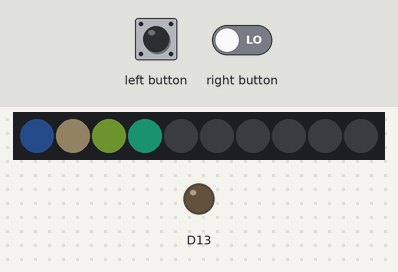
Simulated run of this sketch. Board: Adafruit Circuit Playground Express. Shown: 10 RGB LEDs in strip order, left to right, output pins drawn as LEDs (lit = HIGH). Inputs (shaded band) come from the test bench. Dim RGB values are drawn brighter than linear; random numbers use the default seed unless the sketch sets one.

Above: at 16.8 s.
16.9 s: right button set HIGH
24.9 s: right button set LOW
32.9 s: right button set HIGH
At 40.59 s:
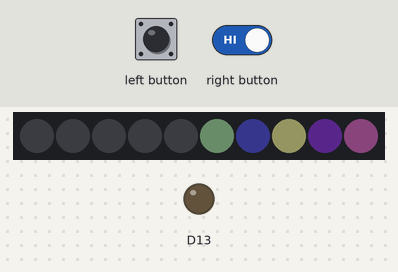
40.9 s: right button set LOW
At 48.0 s:
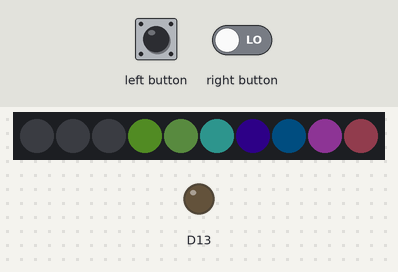
48.9 s: left button pressed for 3 s
At 48.91 s:
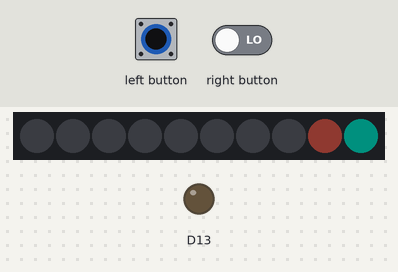
56.9 s: right button set HIGH
At 66.89 s:
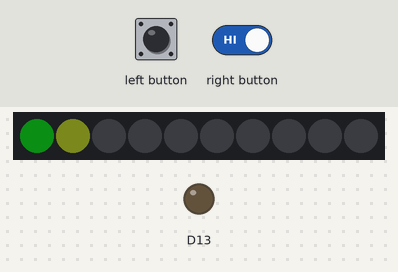

The sketch:

sketch_apr04a.ino
```cpp
#include <Adafruit_CircuitPlayground.h>

int delaytime = 200;
bool right, left;

void setup() {
  // put your setup code here, to run once

  CircuitPlayground.begin();
  CircuitPlayground.clearPixels();
}

void loop() {
  // put your main code here, to run repeatedly:

    if (right != CircuitPlayground.rightButton()) {
      delaytime -= 25;
      delay(150);
      right = CircuitPlayground.rightButton();
    }

    if (left != CircuitPlayground.leftButton()) {
      delaytime += 25;
      delay(150);
      left = CircuitPlayground.leftButton();
    }

  for (int i = 0; i <= 9; i++) {
    CircuitPlayground.setPixelColor(i, random(255), random(255), random(255));
    delay(delaytime);
  }
  for (int i = 0; i <= 9; i++) {
    CircuitPlayground.setPixelColor(i, 0, 0, 0);
    delay(delaytime);
  }

  for (int i = 9; i >= 0; i--) {
    CircuitPlayground.setPixelColor(i, random(255), random(255), random(255));
    delay(delaytime);
  }
  for (int i = 9; i >= 0; i--) {
    CircuitPlayground.setPixelColor(i, 0, 0, 0);
    delay(delaytime);
  }

}
```
